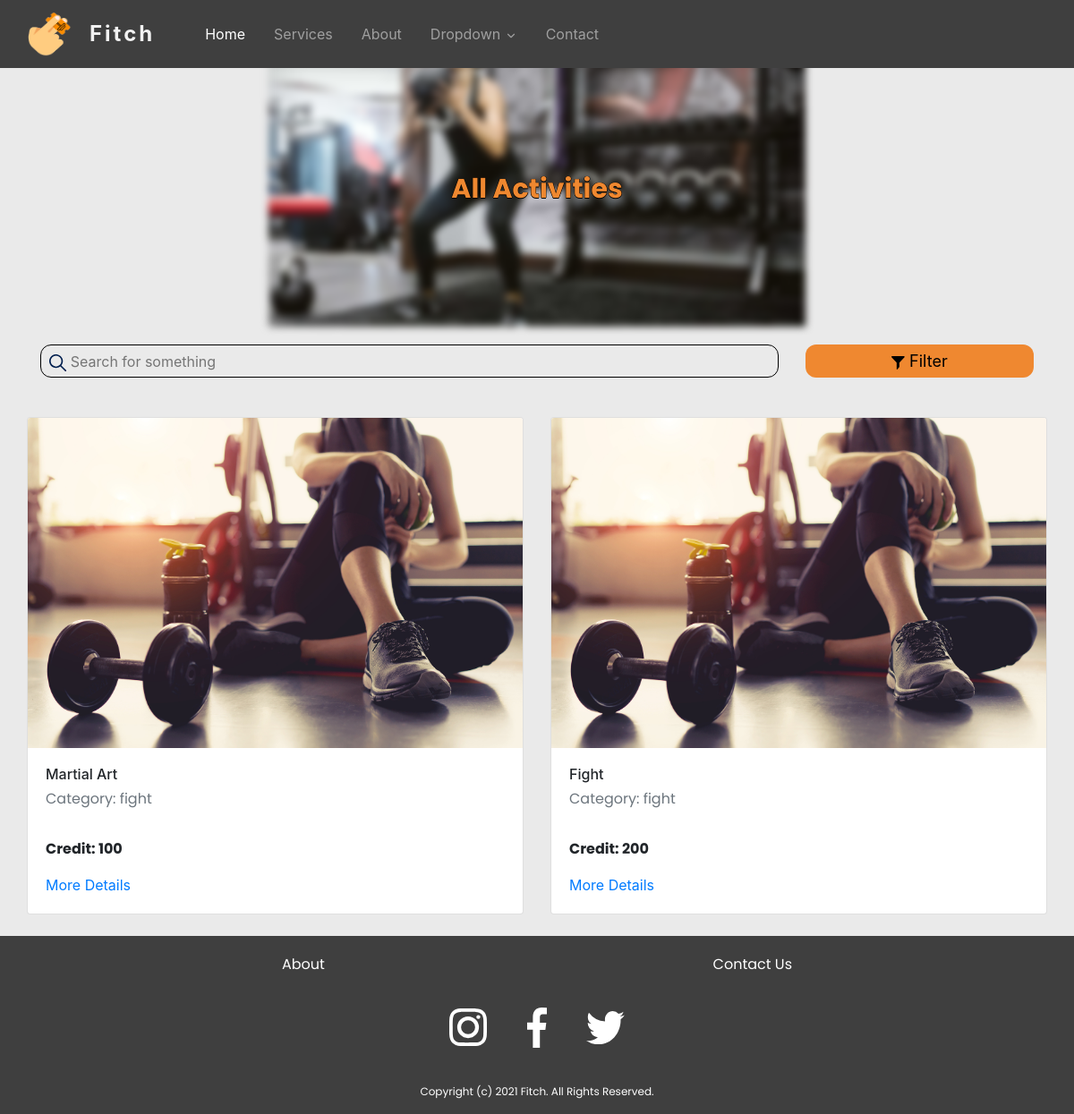
The page /Activity/filterby/category/fight on the database as committed earlier.
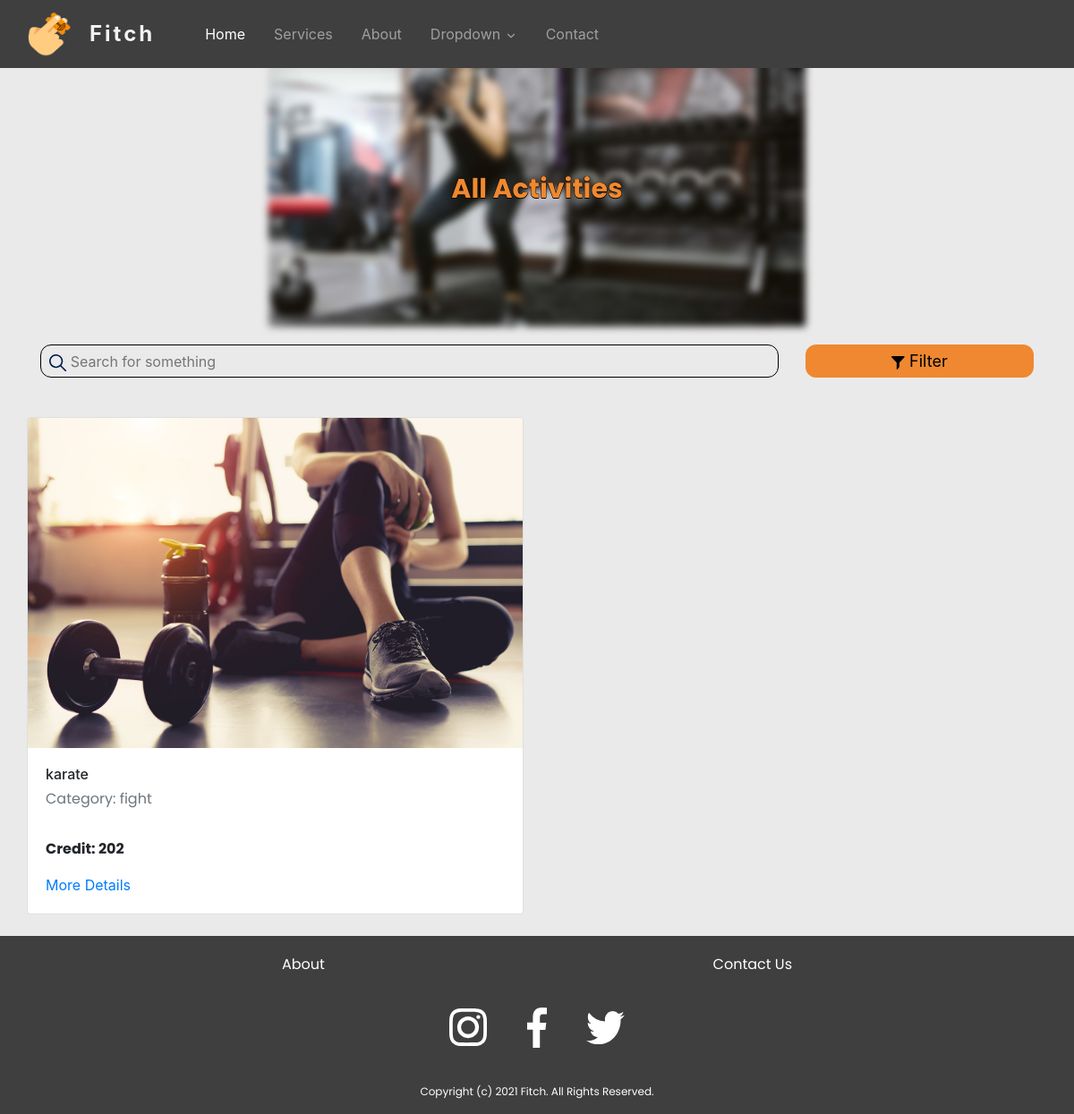
The same page on the database as committed later.
### tables this page shows
CREATE TABLE `gym_activity` (
  `id` int(20) NOT NULL,
  `gym_id` int(20) NOT NULL,
  `activity_name` varchar(255) NOT NULL,
  `category` varchar(255) NOT NULL,
  `sessions_per_week` varchar(255) NOT NULL,
  `max_capacity` int(20) NOT NULL,
  `credit` int(20) NOT NULL,
  `description` varchar(255) NOT NULL,
  `status` int(20) NOT NULL
);

### app/libraries/Core.php (called while the page is built, shortened)
<?php
  class Core {
    protected $currentMethod = 'index';
    public function __construct(){
      $url = $this->getUrl();
      if(file_exists('../app/controllers/' . ucwords($url[0]). '.php')){
        unset($url[0]);
      }
      $this->currentController = new $this->currentController;
      if(isset($url[1])){
        if(method_exists($this->currentController, $url[1])){
          $this->currentMethod = $url[1];
          unset($url[1]);
        }
      }
      $this->params = $url ? array_values($url) : [];
      call_user_func_array([$this->currentController, $this->currentMethod], $this->params);
    }
    public function getUrl(){
      if(isset($_GET['url'])){
        $url = rtrim($_GET['url'], '/');
        $url = filter_var($url, FILTER_SANITIZE_URL);
        $url = explode('/', $url);
        return $url;
      }
    }
  }

### public/index.php (called while the page is built, shortened)
<?php
  $init = new Core;

### app/libraries/Database.php (called while the page is built, shortened)
<?php
  class Database {
    private $host = DB_HOST;
    private $user = DB_USER;
    private $pass = DB_PASS;
    private $dbname = DB_NAME;
    private $dbh;
    private $stmt;
    public function __construct(){
      $dsn = 'mysql:host=' . $this->host . ';dbname=' . $this->dbname;
      $options = array(
        PDO::ATTR_PERSISTENT => true,
        PDO::ATTR_ERRMODE => PDO::ERRMODE_EXCEPTION
      );
      try{
        $this->dbh = new PDO($dsn, $this->user, $this->pass, $options);
      } catch(PDOException $e){
        $this->error = $e->getMessage();
        echo $this->error;
      }
    }
    public function query($sql){
      $this->stmt = $this->dbh->prepare($sql);
    }
    public function bind($param, $value, $type = null){
      if(is_null($type)){
        switch(true){
          case is_int($value):
            $type = PDO::PARAM_INT;
            break;
          default:
            $type = PDO::PARAM_STR;
        }
      }
      $this->stmt->bindValue($param, $value, $type);
    }
    public function execute(){
      return $this->stmt->execute();
    }
    public function resultSet(){
      $this->execute();
      return $this->stmt->fetchAll(PDO::FETCH_OBJ);
    }
  }

### app/models/ActivityModel.php (called while the page is built, shortened)
<?php
class ActivityModel
{
  private $db;
  public function __construct()
  {
    $this->db = new Database;
  }
  public function filterByCategory($param)
  {
    $this->db->query('SELECT * FROM gym_activity WHERE category = :category and status = :status');
    $this->db->bind(':category', $param);
    $this->db->bind(':status', 1);
    $row = $this->db->resultSet();
    if ($this->db->rowCount() > 0) {
      return $row;
    }
  }
}

### app/views/Landing/activities.php (the view, shortened to what this page needs)
<?php require APPROOT . '/views/inc/header.php'; ?>
<?php require APPROOT . '/views/inc/navbar.php'; ?>
<div class="container-fluid" style="background-color:#
F2F2F2;">
    <div class="row justify-content-center">
        <div class="landing-image col-sm-12 col-lg-6 px-0">
            <img class="activities-responsive" src="<?php echo URLROOT; ?>/images/gym-workout-routines.jpg" alt="">
            <div class="text-overlay-5">
                <h3 class="land-text-6">All Activities</h3>
            </div>
        </div>
    </div>
</div>
<div class="container" style="padding-top: 20px;">
    <div class="row" style="padding-left: 15px; padding-right: 15px; padding-bottom: 20px;">
        <div class="col-9">
            <form method="POST" action="<?php echo URLROOT; ?>/Activity/search">
                <div class="search-input p-1">
                    <button type="submit" style="padding:0; border:none; background:none;"> <span class="search-text-icon"></span></button>
                    <input class="search-input-text" id="searchField" name="searchField" placeholder="Search for something">
                </div>
            </form>
        </div>
        <div class="col-3">
            <button type="button" class="filter-btn" data-toggle="modal" data-target="#filterModal"><span class="filter-btn-icon">
                </span>
                Filter
            </button>
        </div>
    </div>
</div>
<div class="container">
    <div class="row">
        <?php
        if (!empty($data['gym_activity'])) {
            foreach ($data['gym_activity'] as $activity) {
                echo '<div class = "col-6">';
                echo '<div class="card mt-4 " style="width: auto;">';
                echo '<img class="card-img-top" src="' . URLROOT . '/images/gym1.jpg" alt="Card image cap">';
                echo '<div class="card-body rounded-pill">';
                echo '<h6 class="card-title">' . $activity->activity_name . '</h6>';
                echo '<p class="card-subtitle mb-2 text-muted">Category: ' . $activity->category . '</p>';
                echo '<p><b>Credit: ' . $activity->credit . '</b></p>';
                echo '<a href="' . URLROOT . '/Activity/activitydetails/' . $activity->id . '/' . $activity->gym_id . '" class="card-link">More Details</a>';
                echo '</div>';
                echo '</div>';
                echo '</div>';
            }
        } else {
            echo "No Gym activity please check back later!";
        }
        ?>
    </div>
</div>
<br>
<?php require APPROOT . '/views/inc/footer.php'; ?>

### app/controllers/Activity.php (shortened to what this page needs)
<?php
class Activity extends Controller
{
    public function __construct()
    {
        $this->activityModel = $this->model('ActivityModel');
    }
    public function filterby($type, $param)
    {
        if ($type == 'category') {
            if ($param == 'fight') {
                $data['gym_activity'] = $this->activityModel->filterByCategory('fight');
            }
            $this->view('Landing/activities', $data);
        }
    }
}

### app/libraries/Controller.php (shortened to what this page needs)
<?php
  class Controller {
    public function model($model){
      return new $model();
    }
    public function view($view, $data = []){
      if(file_exists('../app/views/' . $view . '.php')){
        require_once '../app/views/' . $view . '.php';
      } else {
        die('View does not exist');
      }
    }
  }

### app/views/inc/header.php (shortened to what this page needs)
<!DOCTYPE html>
<html lang="en">
<head>
  <link rel="stylesheet" href="<?php echo URLROOT; ?>/css/style.css">
  <link rel="stylesheet" href="https://stackpath.bootstrapcdn.com/bootstrap/4.3.1/css/bootstrap.min.css">
  <link rel="stylesheet" href="//cdnjs.cloudflare.com/ajax/libs/timepicker/1.3.5/jquery.timepicker.min.css">
  <link rel="stylesheet" href="<?php echo URLROOT; ?>/public/font/iconfont.css">
  <link rel="stylesheet" href="<?php echo URLROOT; ?>/public/css/style.css">
</head>
<body>

### app/views/inc/navbar.php (shortened to what this page needs)
<nav class="navbar navbar-expand-lg navbar-dark fixed-top">
  <div class="container">
    <a class="navbar-brand d-flex px-0" href="#">
      <img src="<?php echo URLROOT; ?>/images/t2f-logo.png" alt="logo" width="50" height="50" class="navbar-image">
      <h4 class="fitch-title">Fitch</h4>
    </a>
    <div class="collapse navbar-collapse" id="navbar4">
      <ul class="navbar-nav mr-auto pl-lg-4">
        <li class="nav-item px-lg-2 active"> <a class="nav-link" href="<?php echo URLROOT ?>"> <span class="d-inline-block d-lg-none icon-width"><i class="fas fa-home"></i></span>Home</a> </li>
        <li class="nav-item px-lg-2"> <a class="nav-link" href="#"><span class="d-inline-block d-lg-none icon-width"><i class="fas fa-spa"></i></span>Services</a> </li>
        <li class="nav-item px-lg-2"> <a class="nav-link" href="#"><span class="d-inline-block d-lg-none icon-width"><i class="far fa-user"></i></i></span>About</a> </li>
        <li class="nav-item px-lg-2 dropdown d-menu">
          <a class="nav-link dropdown-toggle" href="#" id="dropdown01" data-toggle="dropdown" aria-haspopup="true" aria-expanded="false">Dropdown
            <svg id="arrow" xmlns="http://www.w3.org/2000/svg" width="14" height="14" viewBox="0 0 24 24" fill="none" stroke="currentColor" stroke-width="2" stroke-linecap="round" stroke-linejoin="round">
              <polyline points="6 9 12 15 18 9"></polyline>
            </svg>
          </a>
        </li>
        <li class="nav-item px-lg-2"> <a class="nav-link" href="#"><span class="d-inline-block d-lg-none icon-width"><i class="far fa-envelope"></i></span>Contact</a> </li>
      </ul>
    </div>
  </div>
</nav>

### app/views/inc/footer.php (shortened to what this page needs)
<div class="container-fluid" style="background-color: #3F3F3F; padding-top: 20px;">
    <div class="row justify-content-center">
        <div class="col-sm-1 col-lg-6">
            <a href="#" class="float-left">
                <p style="color: white;">About</p>
            </a>
            <a href="#" class="float-right">
                <p style="color: white;">Contact Us</p>
            </a>
        </div>
    </div>
    <div class="row justify-content-center" style="padding-top: 20px;">
        <div class="col-sm-1 col-lg-6 text-center">
            <div class="social-container">
                <a href="#">
                    <span class="insta-logo">
                    </span>
                </a>
                <a href="#">
                    <span class="facebook-logo">
                    </span>
                </a>
                <a href="#">
                    <span class="twitter-logo">
                    </span>
                </a>
            </div>
        </div>
    </div>
    <div class="row justify-content-center" style="padding-top: 40px;">
        <div class="col-sm-1 col-lg-6 text-center">
            <p style="color: white; font-size: 12px;">Copyright (c) 2021 Fitch. All Rights Reserved.</p>
        </div>
    </div>
</div>
</body>
</html>

### public/css/style.css (style rules this page uses)
body { padding-top: 65px; }
.container { width: 100%; padding-right: 0px; padding-left: 0px; margin-right: auto; margin-left: auto; }
h3 { font-family: 'Poppins', sans-serif; }
p { font-family: 'Poppins', sans-serif; }
.landing-image { position: relative; text-align: center; }
.text-overlay-5 { position: absolute; top: 50%; left: 50%; transform: translate(-50%, -50%); }
.land-text-6 { font-size: 30px; font-weight: bold; color: #ef8830; text-shadow: 0.5px 0 0 #000, 0 -0.5px 0 #000, 0 0.5px 0 #000, -0.5px 0 0 #000; }
.activities-responsive { width: 100%; filter: blur(4px); }
.search-text-icon { margin-left: 5px; padding-bottom: 5px; }
.search-input { justify-content: center; align-items: center; width: 100%; height: 37px; border-radius: 12px; border-width: 1px; border-color: black; border-style: solid; }
.search-input-text { height: 100%; width: 90%; background-color: transparent; border-style: none; outline: none; }
.filter-btn { background-color: #ef8830; justify-content: center; align-items: center; width: 100%; height: 37px; font-size: 18px; color: black; border-radius: 12px; border-style: none; outline: none; }
.filter-btn-icon { margin-bottom: 10px; }
* { margin: 0; padding: 0; }
body { background-color: #eaeaea; }

### app/views/inc/navbar.php (style rules this page uses)
.navbar { background-color: #3F3F3F; }
.dropdown-toggle::after { display: none; }
.fitch-title { font-weight: bolder; color: #F2F2F2; margin: auto; letter-spacing: 3px; padding-left: 20px; }

### app/views/inc/footer.php (style rules this page uses)
.insta-logo { padding-right: 40px; }
.twitter-logo { padding-left: 40px; }

Rows that differ between the two databases and show on the page:
removed gym_activity: activity_name "Martial Art", category "fight", credit "100"
removed gym_activity: activity_name "Fight", category "fight", credit "200"
added gym_activity: activity_name "karate", category "fight", credit "202"
